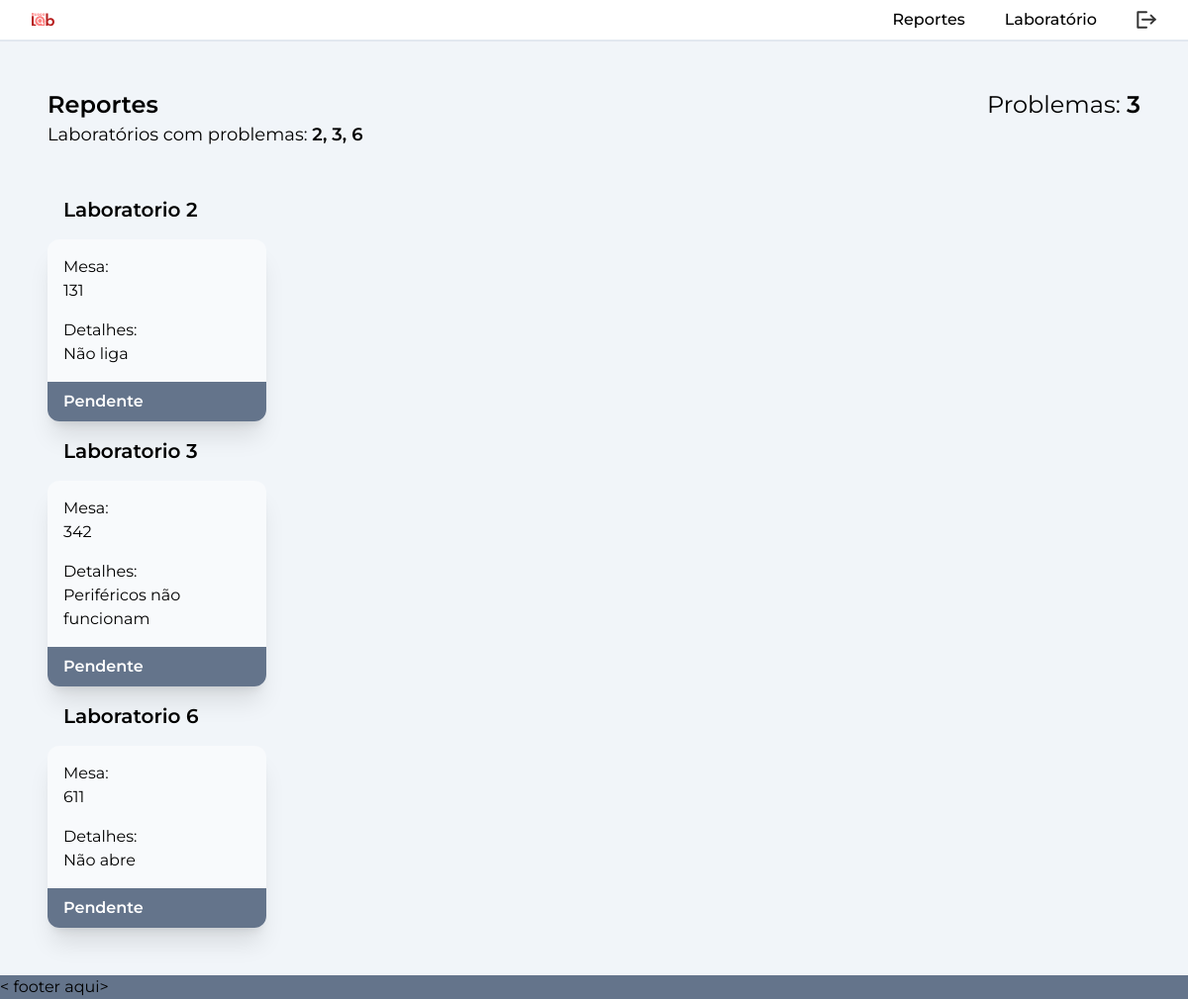
The page /html/suporte/main.php (signed in) on the database its author committed.
### tables this page shows
CREATE TABLE `problemas` (
  `id` int NOT NULL,
  `laboratorio` int NOT NULL,
  `categoria` text NOT NULL,
  `software` text NOT NULL,
  `equipamento` text NOT NULL,
  `problema` text NOT NULL,
  `outro_problema` text NOT NULL,
  `mesa` int NOT NULL,
  `situação` int NOT NULL
);

### html/suporte/main.php (the view, shortened to what this page needs)
<?php
require '../../src/models/conn.php';
$sql = "SELECT id, laboratorio, categoria, software, equipamento, problema, outro_problema, mesa, situação
            FROM problemas
            ORDER BY laboratorio ASC";
$slq_labs_c_problemas = "SELECT DISTINCT laboratorio
                             FROM problemas
                             ORDER BY laboratorio ASC";
$result = mysqli_query($conn, $sql);
$row_count = mysqli_num_rows($result);
$result_labs_c_problemas = mysqli_query($conn, $slq_labs_c_problemas);
?>
<!DOCTYPE html>
<html lang="en">
<head>
    <link rel="stylesheet" href="../../src/css/output.css" />
    <link rel="stylesheet" href="https://cdnjs.cloudflare.com/ajax/libs/jqueryui/1.12.1/jquery-ui.css" />
</head>
<body class="font-montserrat h-screen flex flex-col justify-between">
    <header class="flex justify-between pt-2 pb-2 pr-8 pl-8 items-center shadow-lg border-b-2 border-slate-200">
        <section>
            <img src="../../assets/cyberpunk/logo-cyberpunk.svg" alt="" class="w-1/4">
        </section>
        <section class="flex gap-10 items-center">
            <a href="main.php">
                <p class="transition-all cursor-pointer font-medium hover:font-semibold" id="reportes">Reportes</p>
            </a>
            <a href="labs/lab.soft.php?l=1">
                <p class="transition-all cursor-pointer font-medium hover:font-semibold" id="laboratorio">Laboratório</p>
            </a>
            <a href="../../src/models/logout.php"><img src="../../assets/logout.svg" class="w-5 hover:w-6 transition-all" alt=""></a>
        </section>
    </header>
    <section class="flex bg-slate-100 p-8">
        <main class="flex flex-col p-4 gap-8 w-full ">
            <section>
                <div class="flex flex-row justify-between">
                    <h2 class="text-2xl font-semibold">Reportes</h2>
                    <h3 class="text-2xl">Problemas: <span class="font-semibold"><?php echo $row_count; ?></span></h3>
                </div>
                <div>
                    <p class="text-lg">Laboratórios com problemas:
                        <span class="font-semibold">
                            <?php
                            $num_result_labs_c_problemas = mysqli_num_rows($result_labs_c_problemas);
                            $aux = 0;
                            while ($row = mysqli_fetch_assoc($result_labs_c_problemas)) {
                                $aux++;
                                echo $row["laboratorio"];
                                if ($aux < $num_result_labs_c_problemas) {
                                    echo ", ";
                                }
                            }
                            ?>
                        </span>
                    </p>
                </div>
            </section>
            <section>
                <?php
                $first = True;
                $n_rows = 1;
                while ($row = mysqli_fetch_assoc($result)) {
                    $situacao = $row["situação"];
                    if ($situacao == 1) {
                        $situacao = 'Pendente';
                    } else if ($situacao == 2) {
                        $situacao = 'Em andamento';
                    } else if ($situacao == 3) {
                        $situacao = 'Concluído';
                    }
                    if ($first) {
                        $lab = intval($row["laboratorio"]);
                        echo '<section class="flex flex-col" style="">
                            <h3 class="font-semibold text-xl p-4 transition-all">
                            Laboratorio ' . $row["laboratorio"] . '
                            </h3>
                            <article class="flex flex-row flex-wrap gap-4" >';
                        $first = false;
                    }
                    if ($lab != intval($row["laboratorio"])) {
                        echo '</article>
                         </section>';
                        $lab = intval($row["laboratorio"]);
                        echo '<section class="flex flex-col" style="">
                            <h3 class="font-semibold text-xl p-4 transition-all">
                            Laboratorio ' . $row["laboratorio"] . '
                            </h3>
                            <article class="flex flex-row flex-wrap gap-4">';
                    }
                    echo '
                                <div class=" bg-slate-50 rounded-xl w-1/5 h-full shrink-0 shadow-xl hover:shadow-2xl transition-all duration-300"  onclick="concluiTarefa()">
                                    <div class="p-4">
                                        <p class="w-full">Mesa:</p>
                                        <span>' . $row["mesa"] . '</span>
                                    </div>
                                    <div class="p-4 pt-0">
                                        <p class="w-full">Detalhes:</p>
                                        <span>' . $row["problema"] . '</span>
                                    </div>
                                    <div id="tarefa" data-estado="' . $situacao . '" data-id="' . $row["id"] . '" class="reporte cursor-pointer bg-slate-500 font-semibold text-white rounded-b-xl pl-4 pt-2 pb-2">
                                        <p class="" id="status">' . $situacao . '</p>
                                    </div>
                                </div>
                            ';
                    if ($n_rows == $row_count) {
                        echo '
                        </article> </section>';
                    }
                    $n_rows++;
                }
                ?>
        </main>
    </section>
    <footer class="bg-slate-500 flex flex-row justify-self-end">
        <p>
            < footer aqui>
        </p>
    </footer>
</body>
</html>

### rows shown on the page
problemas: laboratorio "2", mesa "131", problema "Não liga", situação "Pendente"
problemas: laboratorio "3", mesa "342", problema "Periféricos não funcionam", situação "Pendente"
problemas: laboratorio "6", mesa "611", problema "Não abre", situação "Pendente"

### other values the page prints
$row_count "3"
$row["laboratorio"] "2"
$row["laboratorio"] "3"
$row["laboratorio"] "6"
